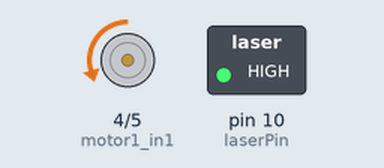
Bench run of a sketch on a simulated Arduino Nano, built with avr-gcc and run on an emulated ATmega328P. Shown: motor-driver pin pairs drawn as motors (green arrow = first pin HIGH = forward, orange = second pin HIGH = backward, longer = more drive, scaled by the enable pin), switched loads named in the sketch (green lamp = pin HIGH). Random numbers use the default seed unless the sketch sets one.

Above: at 0.1 s.
At 121.4 s:
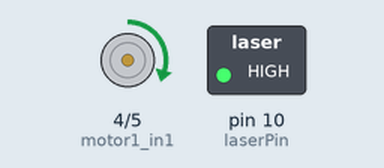
Timing chart, 0 to 126.0 s (numbered marks = the images above):
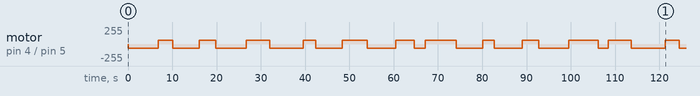

Measured:
- by itself, motor on pin 4 (motor1_in1) / pin 5 (motor1_in2): stopped → backward 60/255 at 0.00 s, → forward 60/255 6.8 s later, → backward 60/255 3.2 s later, → forward 60/255 6.1 s later, … (25 changes in this stretch)

The sketch:

cat_laser.ino
```cpp
// Guide: https://howtomechatronics.com/tutorials/arduino/arduino-dc-motor-control-tutorial-l298n-pwm-h-bridge/
// http://www.arduinotutorialonline.com/2017/12/how-to-use-dc-motor-with-arduino-nano.html

// Motor Constants
int motor1_ena = 3;
int motor1_in1 = 4;
int motor1_in2 = 5;

int motorSpeed = 60;
// Laser Constants
int laserPin = 10;
bool motorDirection = true;

void setup() {
  Serial.begin(9600);
  pinMode(motor1_ena, OUTPUT);
  pinMode(motor1_in1, OUTPUT);
  pinMode(motor1_in2, OUTPUT);
  pinMode(laserPin, OUTPUT);

  setMotorSpeed(motorSpeed);
  motorForward();
  laserON();
}

void loop() {
  standardLoop();
}

void standardLoop() {
  if (motorDirection) {
    motorForward();
  } else {
    motorReverse();
  }

  motorDirection = !motorDirection;
  int randomVal = random(2000, 8000);
  delay(randomVal);
}

void motorForward() {
  digitalWrite(motor1_in1, LOW);
  digitalWrite(motor1_in2, HIGH);
}

void motorReverse() {
  digitalWrite(motor1_in1, HIGH);
  digitalWrite(motor1_in2, LOW);
}

void setMotorSpeed(int speed) {
  analogWrite(motor1_ena, speed);
}

void laserON() {
  digitalWrite(laserPin, HIGH);
}

void laserOFF() {
  digitalWrite(laserPin, LOW);
}
```
